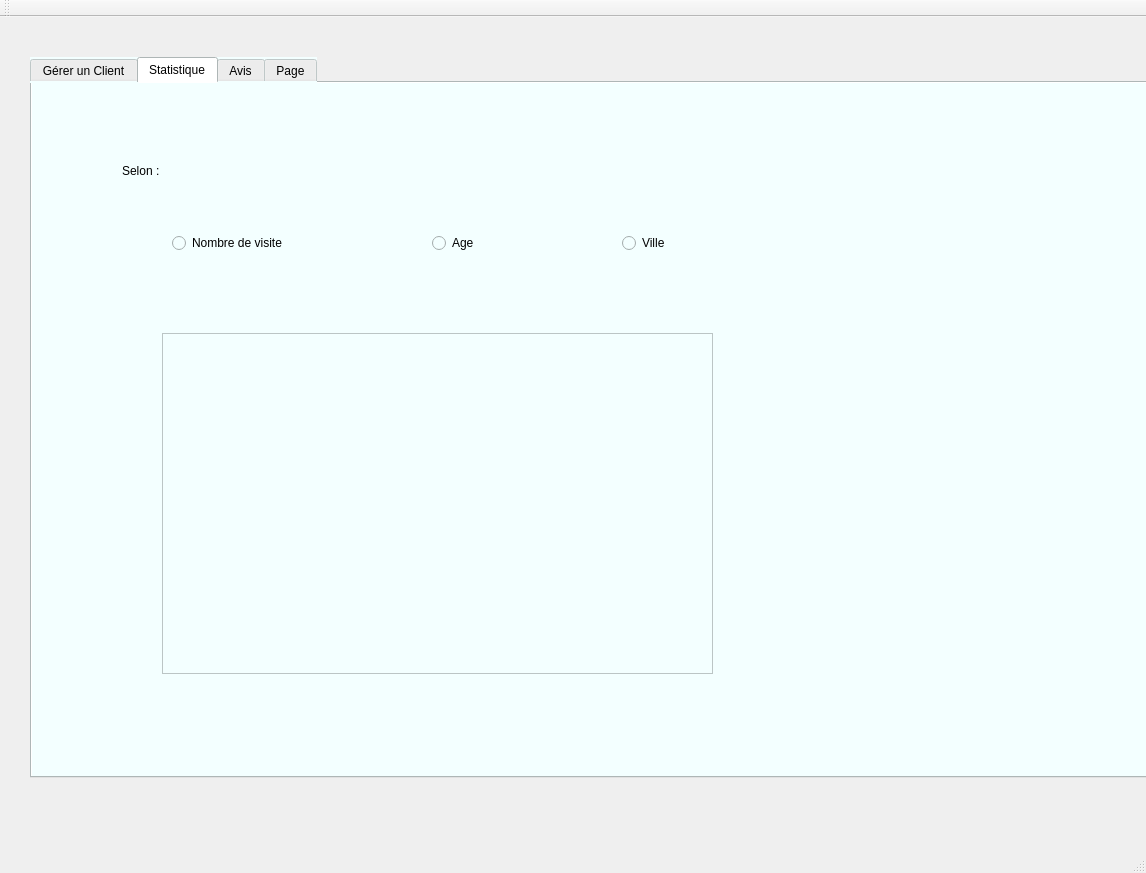
<?xml version="1.0" encoding="UTF-8"?>
<ui version="4.0">
 <class>MainWindow</class>
 <widget class="QMainWindow" name="MainWindow">
  <property name="geometry">
   <rect>
    <x>0</x>
    <y>0</y>
    <width>1146</width>
    <height>873</height>
   </rect>
  </property>
  <property name="windowTitle">
   <string>Gestion des Clients</string>
  </property>
  <widget class="QWidget" name="centralWidget">
   <widget class="QTabWidget" name="tabWidget">
    <property name="geometry">
     <rect>
      <x>30</x>
      <y>40</y>
      <width>1151</width>
      <height>721</height>
     </rect>
    </property>
    <property name="font">
     <font>
      <pointsize>9</pointsize>
     </font>
    </property>
    <property name="styleSheet">
     <string notr="true">background-color: rgb(225, 255, 236);
selection-background-color: rgb(255, 170, 255);
selection-color: rgb(85, 255, 255);
alternate-background-color: rgb(85, 255, 255);
background-color: rgb(85, 0, 255);
background-color: rgb(170, 255, 255);
selection-background-color: rgb(233, 254, 255);
background-color: rgb(243, 255, 255);
background-color: rgb(243, 255, 255);</string>
    </property>
    <property name="currentIndex">
     <number>1</number>
    </property>
    <widget class="QWidget" name="widget_2">
     <attribute name="title">
      <string>Gérer un Client</string>
     </attribute>
     <widget class="QLineEdit" name="le_CIN">
      <property name="geometry">
       <rect>
        <x>170</x>
        <y>80</y>
        <width>113</width>
        <height>22</height>
       </rect>
      </property>
      <property name="styleSheet">
       <string notr="true">QLineEdit
{
border-radius:9px;
border: 2px solid #000000;
background: qradialgradient(cx: 0.3, cy: -0.4,
fx: 0.0, fy: -0.0,
radius: 1.89, stop: 0 #ffffff, stop: 1 #999);
}</string>
      </property>
      <property name="text">
       <string/>
      </property>
      <property name="maxLength">
       <number>7</number>
      </property>
     </widget>
     <widget class="QLineEdit" name="le_nom">
      <property name="geometry">
       <rect>
        <x>170</x>
        <y>120</y>
        <width>113</width>
        <height>22</height>
       </rect>
      </property>
      <property name="styleSheet">
       <string notr="true">QLineEdit
{
border-radius:9px;
border: 2px solid #000000;
background: qradialgradient(cx: 0.3, cy: -0.4,
fx: 0.0, fy: -0.0,
radius: 1.89, stop: 0 #ffffff, stop: 1 #999);
}</string>
      </property>
     </widget>
     <widget class="QLineEdit" name="le_prenom">
      <property name="geometry">
       <rect>
        <x>170</x>
        <y>170</y>
        <width>113</width>
        <height>22</height>
       </rect>
      </property>
      <property name="styleSheet">
       <string notr="true">QLineEdit
{
border-radius:9px;
border: 2px solid #000000;
background: qradialgradient(cx: 0.3, cy: -0.4,
fx: 0.0, fy: -0.0,
radius: 1.89, stop: 0 #ffffff, stop: 1 #999);
}</string>
      </property>
     </widget>
     <widget class="QLineEdit" name="le_age">
      <property name="geometry">
       <rect>
        <x>170</x>
        <y>220</y>
        <width>113</width>
        <height>22</height>
       </rect>
      </property>
      <property name="styleSheet">
       <string notr="true">QLineEdit
{
border-radius:9px;
border: 2px solid #000000;
background: qradialgradient(cx: 0.3, cy: -0.4,
fx: 0.0, fy: -0.0,
radius: 1.89, stop: 0 #ffffff, stop: 1 #999);
}</string>
      </property>
      <property name="maxLength">
       <number>3</number>
      </property>
     </widget>
     <widget class="QLineEdit" name="le_mobile">
      <property name="geometry">
       <rect>
        <x>170</x>
        <y>270</y>
        <width>113</width>
        <height>22</height>
       </rect>
      </property>
      <property name="styleSheet">
       <string notr="true">QLineEdit
{
border-radius:9px;
border: 2px solid #000000;
background: qradialgradient(cx: 0.3, cy: -0.4,
fx: 0.0, fy: -0.0,
radius: 1.89, stop: 0 #ffffff, stop: 1 #999);
}</string>
      </property>
      <property name="maxLength">
       <number>8</number>
      </property>
     </widget>
     <widget class="QLineEdit" name="le_ville">
      <property name="geometry">
       <rect>
        <x>170</x>
        <y>330</y>
        <width>113</width>
        <height>22</height>
       </rect>
      </property>
      <property name="styleSheet">
       <string notr="true">QLineEdit
{
border-radius:9px;
border: 2px solid #000000;
background: qradialgradient(cx: 0.3, cy: -0.4,
fx: 0.0, fy: -0.0,
radius: 1.89, stop: 0 #ffffff, stop: 1 #999);
}</string>
      </property>
     </widget>
     <widget class="QPushButton" name="_ajouter">
      <property name="geometry">
       <rect>
        <x>60</x>
        <y>480</y>
        <width>93</width>
        <height>28</height>
       </rect>
      </property>
      <property name="text">
       <string>Ajouter</string>
      </property>
     </widget>
     <widget class="QLabel" name="_CIN">
      <property name="geometry">
       <rect>
        <x>40</x>
        <y>80</y>
        <width>56</width>
        <height>16</height>
       </rect>
      </property>
      <property name="text">
       <string>CIN</string>
      </property>
     </widget>
     <widget class="QLabel" name="_nom">
      <property name="geometry">
       <rect>
        <x>40</x>
        <y>120</y>
        <width>56</width>
        <height>16</height>
       </rect>
      </property>
      <property name="text">
       <string>Nom</string>
      </property>
     </widget>
     <widget class="QLabel" name="_prenom">
      <property name="geometry">
       <rect>
        <x>40</x>
        <y>170</y>
        <width>56</width>
        <height>16</height>
       </rect>
      </property>
      <property name="text">
       <string>Prénom</string>
      </property>
     </widget>
     <widget class="QLabel" name="_age">
      <property name="geometry">
       <rect>
        <x>40</x>
        <y>220</y>
        <width>56</width>
        <height>16</height>
       </rect>
      </property>
      <property name="text">
       <string>Age</string>
      </property>
     </widget>
     <widget class="QLabel" name="_mobile">
      <property name="geometry">
       <rect>
        <x>40</x>
        <y>270</y>
        <width>56</width>
        <height>16</height>
       </rect>
      </property>
      <property name="text">
       <string>Mobile</string>
      </property>
     </widget>
     <widget class="QLabel" name="_ville">
      <property name="geometry">
       <rect>
        <x>40</x>
        <y>330</y>
        <width>56</width>
        <height>16</height>
       </rect>
      </property>
      <property name="text">
       <string>Ville</string>
      </property>
     </widget>
     <widget class="QPushButton" name="modifier_pb">
      <property name="geometry">
       <rect>
        <x>170</x>
        <y>480</y>
        <width>93</width>
        <height>28</height>
       </rect>
      </property>
      <property name="text">
       <string>Modifier</string>
      </property>
     </widget>
     <widget class="QLabel" name="label_3">
      <property name="geometry">
       <rect>
        <x>0</x>
        <y>-7</y>
        <width>1071</width>
        <height>731</height>
       </rect>
      </property>
      <property name="text">
       <string/>
      </property>
      <property name="pixmap">
       <pixmap>../../../../Downloads/267434.jpg</pixmap>
      </property>
     </widget>
     <widget class="QTableView" name="tab_client">
      <property name="geometry">
       <rect>
        <x>540</x>
        <y>150</y>
        <width>461</width>
        <height>241</height>
       </rect>
      </property>
      <property name="styleSheet">
       <string notr="true">color: rgb(255, 255, 255);
color: rgb(0, 0, 0);
background-color: rgb(255, 255, 255);</string>
      </property>
     </widget>
     <widget class="QPushButton" name="pb_afficher">
      <property name="geometry">
       <rect>
        <x>880</x>
        <y>100</y>
        <width>93</width>
        <height>28</height>
       </rect>
      </property>
      <property name="text">
       <string>Afficher</string>
      </property>
     </widget>
     <widget class="QPushButton" name="supprimer_pb">
      <property name="geometry">
       <rect>
        <x>280</x>
        <y>480</y>
        <width>93</width>
        <height>28</height>
       </rect>
      </property>
      <property name="text">
       <string>Supprimer</string>
      </property>
     </widget>
     <widget class="QGroupBox" name="groupBox">
      <property name="geometry">
       <rect>
        <x>660</x>
        <y>400</y>
        <width>231</width>
        <height>51</height>
       </rect>
      </property>
      <property name="styleSheet">
       <string notr="true">selection-background-color: rgb(255, 255, 255);
background-color: rgb(255, 255, 255);</string>
      </property>
      <property name="title">
       <string>Tri</string>
      </property>
      <widget class="QRadioButton" name="fidb">
       <property name="geometry">
        <rect>
         <x>10</x>
         <y>20</y>
         <width>83</width>
         <height>20</height>
        </rect>
       </property>
       <property name="text">
        <string>Nb visite</string>
       </property>
      </widget>
      <widget class="QRadioButton" name="ageb">
       <property name="geometry">
        <rect>
         <x>90</x>
         <y>20</y>
         <width>83</width>
         <height>20</height>
        </rect>
       </property>
       <property name="text">
        <string>Age</string>
       </property>
      </widget>
      <widget class="QRadioButton" name="nomb">
       <property name="geometry">
        <rect>
         <x>160</x>
         <y>20</y>
         <width>61</width>
         <height>20</height>
        </rect>
       </property>
       <property name="text">
        <string>Nom</string>
       </property>
      </widget>
     </widget>
     <widget class="QGroupBox" name="groupBox_2">
      <property name="geometry">
       <rect>
        <x>540</x>
        <y>90</y>
        <width>221</width>
        <height>51</height>
       </rect>
      </property>
      <property name="styleSheet">
       <string notr="true">background-color: rgb(255, 255, 255);</string>
      </property>
      <property name="title">
       <string>Recherche</string>
      </property>
      <widget class="QLineEdit" name="lineEdit_23">
       <property name="geometry">
        <rect>
         <x>10</x>
         <y>20</y>
         <width>201</width>
         <height>21</height>
        </rect>
       </property>
       <property name="styleSheet">
        <string notr="true">QLineEdit
{
border-radius:9px;
border: 2px solid #000000;
background: qradialgradient(cx: 0.3, cy: -0.4,
fx: 0.0, fy: -0.0,
radius: 1.89, stop: 0 #ffffff, stop: 1 #999);
}</string>
       </property>
      </widget>
     </widget>
     <widget class="QLabel" name="label">
      <property name="geometry">
       <rect>
        <x>40</x>
        <y>380</y>
        <width>101</width>
        <height>16</height>
       </rect>
      </property>
      <property name="text">
       <string>Nombre de visite</string>
      </property>
     </widget>
     <widget class="QLabel" name="label_2">
      <property name="geometry">
       <rect>
        <x>40</x>
        <y>430</y>
        <width>56</width>
        <height>16</height>
       </rect>
      </property>
      <property name="text">
       <string>Fidelité</string>
      </property>
     </widget>
     <widget class="QLineEdit" name="lineEdit">
      <property name="geometry">
       <rect>
        <x>170</x>
        <y>370</y>
        <width>113</width>
        <height>22</height>
       </rect>
      </property>
     </widget>
     <widget class="QLineEdit" name="lineEdit_2">
      <property name="geometry">
       <rect>
        <x>170</x>
        <y>420</y>
        <width>113</width>
        <height>22</height>
       </rect>
      </property>
     </widget>
     <zorder>label_3</zorder>
     <zorder>le_CIN</zorder>
     <zorder>le_nom</zorder>
     <zorder>le_prenom</zorder>
     <zorder>le_age</zorder>
     <zorder>le_mobile</zorder>
     <zorder>le_ville</zorder>
     <zorder>_ajouter</zorder>
     <zorder>_CIN</zorder>
     <zorder>_nom</zorder>
     <zorder>_prenom</zorder>
     <zorder>_age</zorder>
     <zorder>_mobile</zorder>
     <zorder>_ville</zorder>
     <zorder>modifier_pb</zorder>
     <zorder>tab_client</zorder>
     <zorder>pb_afficher</zorder>
     <zorder>supprimer_pb</zorder>
     <zorder>groupBox</zorder>
     <zorder>groupBox_2</zorder>
     <zorder>label</zorder>
     <zorder>label_2</zorder>
     <zorder>lineEdit</zorder>
     <zorder>lineEdit_2</zorder>
    </widget>
    <widget class="QWidget" name="tab_8">
     <attribute name="title">
      <string>Statistique</string>
     </attribute>
     <widget class="QTableWidget" name="tableWidget_5">
      <property name="geometry">
       <rect>
        <x>130</x>
        <y>250</y>
        <width>551</width>
        <height>341</height>
       </rect>
      </property>
     </widget>
     <widget class="QRadioButton" name="radioButton_6">
      <property name="geometry">
       <rect>
        <x>140</x>
        <y>150</y>
        <width>161</width>
        <height>20</height>
       </rect>
      </property>
      <property name="text">
       <string>Nombre de visite</string>
      </property>
     </widget>
     <widget class="QRadioButton" name="radioButton_12">
      <property name="geometry">
       <rect>
        <x>400</x>
        <y>150</y>
        <width>97</width>
        <height>20</height>
       </rect>
      </property>
      <property name="text">
       <string>Age</string>
      </property>
     </widget>
     <widget class="QRadioButton" name="radioButton_13">
      <property name="geometry">
       <rect>
        <x>590</x>
        <y>150</y>
        <width>97</width>
        <height>20</height>
       </rect>
      </property>
      <property name="text">
       <string>Ville</string>
      </property>
     </widget>
     <widget class="QLabel" name="label_17">
      <property name="geometry">
       <rect>
        <x>90</x>
        <y>80</y>
        <width>56</width>
        <height>16</height>
       </rect>
      </property>
      <property name="text">
       <string>Selon :</string>
      </property>
     </widget>
    </widget>
    <widget class="QWidget" name="tab_9">
     <attribute name="title">
      <string>Avis</string>
     </attribute>
     <widget class="QGroupBox" name="groupBox_8">
      <property name="geometry">
       <rect>
        <x>0</x>
        <y>0</y>
        <width>1211</width>
        <height>581</height>
       </rect>
      </property>
      <property name="title">
       <string/>
      </property>
      <widget class="QCheckBox" name="checkBox_6">
       <property name="geometry">
        <rect>
         <x>260</x>
         <y>130</y>
         <width>83</width>
         <height>20</height>
        </rect>
       </property>
       <property name="text">
        <string>CheckBox</string>
       </property>
      </widget>
      <widget class="QCheckBox" name="checkBox_7">
       <property name="geometry">
        <rect>
         <x>260</x>
         <y>170</y>
         <width>83</width>
         <height>20</height>
        </rect>
       </property>
       <property name="text">
        <string>CheckBox</string>
       </property>
      </widget>
      <widget class="QCheckBox" name="checkBox_8">
       <property name="geometry">
        <rect>
         <x>260</x>
         <y>210</y>
         <width>83</width>
         <height>20</height>
        </rect>
       </property>
       <property name="text">
        <string>CheckBox</string>
       </property>
      </widget>
      <widget class="QCheckBox" name="checkBox_9">
       <property name="geometry">
        <rect>
         <x>260</x>
         <y>250</y>
         <width>83</width>
         <height>20</height>
        </rect>
       </property>
       <property name="text">
        <string>CheckBox</string>
       </property>
      </widget>
      <widget class="QLabel" name="label_9">
       <property name="geometry">
        <rect>
         <x>50</x>
         <y>130</y>
         <width>56</width>
         <height>16</height>
        </rect>
       </property>
       <property name="text">
        <string>TextLabel</string>
       </property>
      </widget>
      <widget class="QLabel" name="label_15">
       <property name="geometry">
        <rect>
         <x>50</x>
         <y>170</y>
         <width>56</width>
         <height>16</height>
        </rect>
       </property>
       <property name="text">
        <string>TextLabel</string>
       </property>
      </widget>
      <widget class="QLabel" name="label_18">
       <property name="geometry">
        <rect>
         <x>50</x>
         <y>210</y>
         <width>56</width>
         <height>16</height>
        </rect>
       </property>
       <property name="text">
        <string>TextLabel</string>
       </property>
      </widget>
      <widget class="QLabel" name="label_19">
       <property name="geometry">
        <rect>
         <x>50</x>
         <y>250</y>
         <width>56</width>
         <height>16</height>
        </rect>
       </property>
       <property name="text">
        <string>TextLabel</string>
       </property>
      </widget>
      <widget class="QLabel" name="label_20">
       <property name="geometry">
        <rect>
         <x>50</x>
         <y>300</y>
         <width>56</width>
         <height>16</height>
        </rect>
       </property>
       <property name="text">
        <string>TextLabel</string>
       </property>
      </widget>
      <widget class="QCheckBox" name="checkBox_10">
       <property name="geometry">
        <rect>
         <x>260</x>
         <y>290</y>
         <width>83</width>
         <height>20</height>
        </rect>
       </property>
       <property name="text">
        <string>CheckBox</string>
       </property>
      </widget>
     </widget>
    </widget>
    <widget class="QWidget" name="tab_10">
     <attribute name="title">
      <string>Page</string>
     </attribute>
     <widget class="QGroupBox" name="groupBox_afficher_2">
      <property name="geometry">
       <rect>
        <x>70</x>
        <y>50</y>
        <width>691</width>
        <height>581</height>
       </rect>
      </property>
      <property name="font">
       <font>
        <family>Monotype Corsiva</family>
        <pointsize>10</pointsize>
        <weight>50</weight>
        <italic>true</italic>
        <bold>false</bold>
       </font>
      </property>
      <property name="styleSheet">
       <string notr="true">background-color: rgb(170, 255, 255);
font: italic 10pt &quot;Monotype Corsiva&quot;;
background-color: qradialgradient(spread:pad, cx:0.5, cy:0.5, radius:0.5, fx:0.5, fy:0.5, stop:0 rgba(171, 255, 244, 248), stop:1 rgba(255, 255, 255, 255));
background-color: rgb(140, 200, 193);
background-color: qconicalgradient(cx:0.5, cy:0.5, angle:0, stop:0 rgba(245, 224, 176, 255), stop:0.09 rgba(246, 189, 237, 255), stop:0.14 rgba(194, 228, 246, 255), stop:0.19 rgba(184, 160, 168, 255), stop:0.25 rgba(171, 186, 248, 255), stop:0.32 rgba(243, 248, 224, 255), stop:0.385 rgba(249, 187, 183, 255), stop:0.47 rgba(100, 115, 124, 255), stop:0.58 rgba(251, 205, 202, 255), stop:0.65 rgba(255, 230, 185, 255), stop:0.75 rgba(252, 222, 204, 255), stop:0.805 rgba(206, 179, 218, 255), stop:0.86 rgba(254, 223, 175, 255), stop:0.91 rgba(254, 236, 244, 255), stop:1 rgba(255, 191, 221, 255));
background-color: qradialgradient(spread:pad, cx:0.5, cy:0.5, radius:0.5, fx:0.5, fy:0.5, stop:0 rgba(171, 255, 244, 248), stop:1 rgba(255, 255, 255, 255));</string>
      </property>
      <property name="title">
       <string>Afficher Client</string>
      </property>
      <widget class="QGroupBox" name="groupBox_9">
       <property name="geometry">
        <rect>
         <x>30</x>
         <y>40</y>
         <width>281</width>
         <height>71</height>
        </rect>
       </property>
       <property name="title">
        <string>Tri</string>
       </property>
       <widget class="QRadioButton" name="radioButton_4">
        <property name="geometry">
         <rect>
          <x>30</x>
          <y>30</y>
          <width>83</width>
          <height>20</height>
         </rect>
        </property>
        <property name="text">
         <string>Fidélité</string>
        </property>
       </widget>
       <widget class="QRadioButton" name="radioButton_7">
        <property name="geometry">
         <rect>
          <x>130</x>
          <y>30</y>
          <width>83</width>
          <height>20</height>
         </rect>
        </property>
        <property name="text">
         <string>Age</string>
        </property>
       </widget>
       <widget class="QRadioButton" name="radioButton_8">
        <property name="geometry">
         <rect>
          <x>190</x>
          <y>30</y>
          <width>97</width>
          <height>20</height>
         </rect>
        </property>
        <property name="text">
         <string>Nom</string>
        </property>
       </widget>
      </widget>
      <widget class="QLineEdit" name="lineEdit_16">
       <property name="geometry">
        <rect>
         <x>50</x>
         <y>330</y>
         <width>161</width>
         <height>22</height>
        </rect>
       </property>
       <property name="font">
        <font>
         <family>Monotype Corsiva</family>
         <pointsize>10</pointsize>
         <weight>50</weight>
         <italic>true</italic>
         <bold>false</bold>
         <underline>false</underline>
         <kerning>true</kerning>
        </font>
       </property>
       <property name="text">
        <string>      Générer QR Code</string>
       </property>
      </widget>
      <widget class="QLineEdit" name="lineEdit_17">
       <property name="geometry">
        <rect>
         <x>40</x>
         <y>370</y>
         <width>181</width>
         <height>22</height>
        </rect>
       </property>
       <property name="text">
        <string>Afficher Classement Fidélité</string>
       </property>
      </widget>
      <widget class="QGroupBox" name="groupBox_10">
       <property name="geometry">
        <rect>
         <x>330</x>
         <y>40</y>
         <width>331</width>
         <height>71</height>
        </rect>
       </property>
       <property name="title">
        <string>Recherche </string>
       </property>
       <widget class="QLineEdit" name="lineEdit_18">
        <property name="geometry">
         <rect>
          <x>30</x>
          <y>30</y>
          <width>201</width>
          <height>21</height>
         </rect>
        </property>
       </widget>
       <widget class="QPushButton" name="pushButton_ok_2">
        <property name="enabled">
         <bool>true</bool>
        </property>
        <property name="geometry">
         <rect>
          <x>240</x>
          <y>26</y>
          <width>71</width>
          <height>31</height>
         </rect>
        </property>
        <property name="layoutDirection">
         <enum>Qt::LeftToRight</enum>
        </property>
        <property name="text">
         <string>OK</string>
        </property>
        <property name="checkable">
         <bool>false</bool>
        </property>
        <property name="default">
         <bool>true</bool>
        </property>
       </widget>
      </widget>
      <widget class="QPushButton" name="pushButton_7">
       <property name="geometry">
        <rect>
         <x>70</x>
         <y>530</y>
         <width>171</width>
         <height>28</height>
        </rect>
       </property>
       <property name="text">
        <string>Imprimer</string>
       </property>
      </widget>
      <widget class="QPushButton" name="_supprimer_2">
       <property name="geometry">
        <rect>
         <x>450</x>
         <y>530</y>
         <width>161</width>
         <height>28</height>
        </rect>
       </property>
       <property name="text">
        <string>Supprimer</string>
       </property>
      </widget>
      <widget class="QPushButton" name="pushButton_3">
       <property name="geometry">
        <rect>
         <x>272</x>
         <y>530</y>
         <width>141</width>
         <height>28</height>
        </rect>
       </property>
       <property name="text">
        <string>Modifier</string>
       </property>
      </widget>
     </widget>
     <widget class="QGroupBox" name="groupBox_11">
      <property name="geometry">
       <rect>
        <x>620</x>
        <y>170</y>
        <width>421</width>
        <height>581</height>
       </rect>
      </property>
      <property name="font">
       <font>
        <family>Monotype Corsiva</family>
        <pointsize>10</pointsize>
        <weight>50</weight>
        <italic>true</italic>
        <bold>false</bold>
       </font>
      </property>
      <property name="styleSheet">
       <string notr="true">font: italic 10pt &quot;Monotype Corsiva&quot;;
background-color: qradialgradient(spread:pad, cx:0.5, cy:0.5, radius:0.5, fx:0.5, fy:0.5, stop:0 rgba(171, 255, 244, 248), stop:1 rgba(255, 255, 255, 255));</string>
      </property>
      <property name="title">
       <string>Ajouter Client</string>
      </property>
      <widget class="QLabel" name="_CIN_4">
       <property name="geometry">
        <rect>
         <x>40</x>
         <y>100</y>
         <width>56</width>
         <height>16</height>
        </rect>
       </property>
       <property name="text">
        <string>CIN</string>
       </property>
      </widget>
      <widget class="QLabel" name="_nom_4">
       <property name="geometry">
        <rect>
         <x>40</x>
         <y>150</y>
         <width>56</width>
         <height>16</height>
        </rect>
       </property>
       <property name="text">
        <string>Nom</string>
       </property>
      </widget>
      <widget class="QLabel" name="_prenom_4">
       <property name="geometry">
        <rect>
         <x>40</x>
         <y>200</y>
         <width>56</width>
         <height>16</height>
        </rect>
       </property>
       <property name="text">
        <string>Prénom</string>
       </property>
      </widget>
      <widget class="QLabel" name="_mobile_4">
       <property name="geometry">
        <rect>
         <x>40</x>
         <y>300</y>
         <width>56</width>
         <height>16</height>
        </rect>
       </property>
       <property name="text">
        <string>Mobile</string>
       </property>
      </widget>
      <widget class="QLabel" name="_ville_4">
       <property name="geometry">
        <rect>
         <x>40</x>
         <y>350</y>
         <width>56</width>
         <height>16</height>
        </rect>
       </property>
       <property name="text">
        <string>Ville</string>
       </property>
      </widget>
      <widget class="QLineEdit" name="lineEdit_19">
       <property name="geometry">
        <rect>
         <x>170</x>
         <y>200</y>
         <width>113</width>
         <height>22</height>
        </rect>
       </property>
      </widget>
      <widget class="QLineEdit" name="lineEdit_20">
       <property name="geometry">
        <rect>
         <x>170</x>
         <y>350</y>
         <width>113</width>
         <height>22</height>
        </rect>
       </property>
      </widget>
      <widget class="QLineEdit" name="lineEdit_21">
       <property name="geometry">
        <rect>
         <x>170</x>
         <y>300</y>
         <width>113</width>
         <height>22</height>
        </rect>
       </property>
       <property name="maxLength">
        <number>8</number>
       </property>
      </widget>
      <widget class="QPushButton" name="_ajouter_4">
       <property name="geometry">
        <rect>
         <x>50</x>
         <y>450</y>
         <width>93</width>
         <height>28</height>
        </rect>
       </property>
       <property name="text">
        <string>Ajouter</string>
       </property>
      </widget>
      <widget class="QPushButton" name="pushButton_6">
       <property name="geometry">
        <rect>
         <x>220</x>
         <y>450</y>
         <width>93</width>
         <height>28</height>
        </rect>
       </property>
       <property name="text">
        <string>Annuler</string>
       </property>
       <property name="checkable">
        <bool>false</bool>
       </property>
       <property name="autoDefault">
        <bool>false</bool>
       </property>
       <property name="default">
        <bool>false</bool>
       </property>
      </widget>
      <widget class="QLabel" name="_age_4">
       <property name="geometry">
        <rect>
         <x>40</x>
         <y>250</y>
         <width>56</width>
         <height>16</height>
        </rect>
       </property>
       <property name="text">
        <string>Age</string>
       </property>
      </widget>
      <widget class="QLineEdit" name="lineEdit_22">
       <property name="geometry">
        <rect>
         <x>170</x>
         <y>250</y>
         <width>113</width>
         <height>22</height>
        </rect>
       </property>
       <property name="maxLength">
        <number>3</number>
       </property>
      </widget>
     </widget>
    </widget>
   </widget>
  </widget>
  <widget class="QMenuBar" name="menuBar">
   <property name="geometry">
    <rect>
     <x>0</x>
     <y>0</y>
     <width>1146</width>
     <height>26</height>
    </rect>
   </property>
  </widget>
  <widget class="QToolBar" name="mainToolBar">
   <attribute name="toolBarArea">
    <enum>TopToolBarArea</enum>
   </attribute>
   <attribute name="toolBarBreak">
    <bool>false</bool>
   </attribute>
  </widget>
  <widget class="QStatusBar" name="statusBar"/>
 </widget>
 <layoutdefault spacing="6" margin="11"/>
 <resources/>
 <connections/>
</ui>
